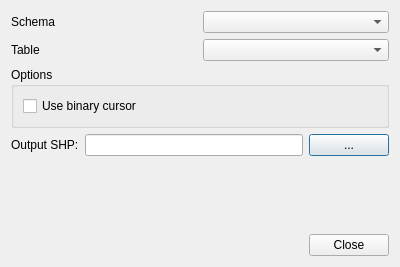
<ui version="4.0" >
 <class>DlgDumpData</class>
 <widget class="QDialog" name="DlgDumpData" >
  <property name="geometry" >
   <rect>
    <x>0</x>
    <y>0</y>
    <width>400</width>
    <height>267</height>
   </rect>
  </property>
  <property name="windowTitle" >
   <string>Dump data to Shapefile</string>
  </property>
  <layout class="QGridLayout" >
   <item row="0" column="0" >
    <widget class="QLabel" name="label" >
     <property name="text" >
      <string>Schema</string>
     </property>
    </widget>
   </item>
   <item row="0" column="1" >
    <widget class="QComboBox" name="cboSchema" />
   </item>
   <item row="1" column="0" >
    <widget class="QLabel" name="label_2" >
     <property name="text" >
      <string>Table</string>
     </property>
    </widget>
   </item>
   <item row="1" column="1" >
    <widget class="QComboBox" name="cboTable" />
   </item>
   <item row="2" column="0" colspan="2" >
    <widget class="QGroupBox" name="groupBox" >
     <property name="title" >
      <string>Options</string>
     </property>
     <layout class="QGridLayout" >
      <item row="0" column="0" >
       <widget class="QCheckBox" name="chkBinaryCursor" >
        <property name="text" >
         <string>Use binary cursor</string>
        </property>
       </widget>
      </item>
     </layout>
    </widget>
   </item>
   <item row="3" column="0" colspan="2" >
    <layout class="QHBoxLayout" >
     <item>
      <widget class="QLabel" name="label_3" >
       <property name="text" >
        <string>Output SHP:</string>
       </property>
      </widget>
     </item>
     <item>
      <widget class="QLineEdit" name="editShapefile" />
     </item>
     <item>
      <widget class="QPushButton" name="btnSelectShapefile" >
       <property name="text" >
        <string>...</string>
       </property>
      </widget>
     </item>
    </layout>
   </item>
   <item row="5" column="0" colspan="2" >
    <widget class="QDialogButtonBox" name="buttonBox" >
     <property name="orientation" >
      <enum>Qt::Horizontal</enum>
     </property>
     <property name="standardButtons" >
      <set>QDialogButtonBox::Close</set>
     </property>
    </widget>
   </item>
   <item row="4" column="0" colspan="2" >
    <spacer>
     <property name="orientation" >
      <enum>Qt::Vertical</enum>
     </property>
     <property name="sizeHint" >
      <size>
       <width>20</width>
       <height>40</height>
      </size>
     </property>
    </spacer>
   </item>
  </layout>
 </widget>
 <resources/>
 <connections>
  <connection>
   <sender>buttonBox</sender>
   <signal>accepted()</signal>
   <receiver>DlgDumpData</receiver>
   <slot>accept()</slot>
   <hints>
    <hint type="sourcelabel" >
     <x>248</x>
     <y>254</y>
    </hint>
    <hint type="destinationlabel" >
     <x>157</x>
     <y>274</y>
    </hint>
   </hints>
  </connection>
  <connection>
   <sender>buttonBox</sender>
   <signal>rejected()</signal>
   <receiver>DlgDumpData</receiver>
   <slot>reject()</slot>
   <hints>
    <hint type="sourcelabel" >
     <x>316</x>
     <y>260</y>
    </hint>
    <hint type="destinationlabel" >
     <x>286</x>
     <y>274</y>
    </hint>
   </hints>
  </connection>
 </connections>
</ui>
